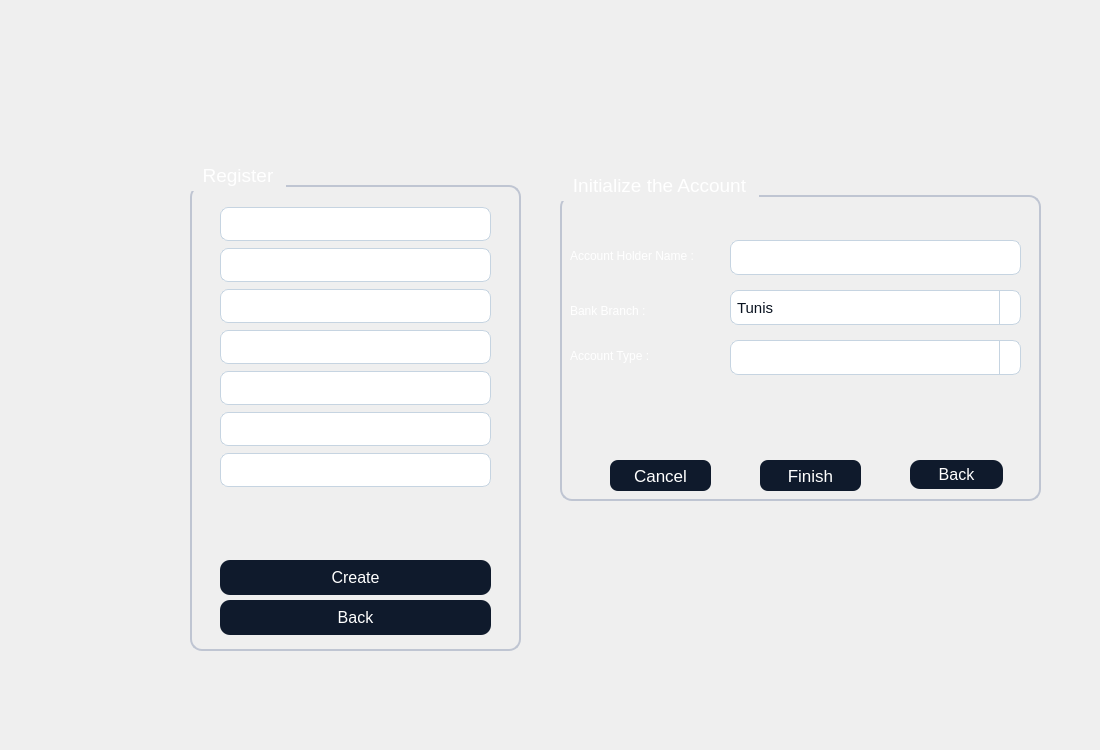
<?xml version="1.0" encoding="UTF-8"?>
<ui version="4.0">
 <class>addcustomer</class>
 <widget class="QDialog" name="addcustomer">
  <property name="geometry">
   <rect>
    <x>0</x>
    <y>0</y>
    <width>1100</width>
    <height>750</height>
   </rect>
  </property>
  <property name="windowTitle">
   <string>Dialog</string>
  </property>
  <property name="styleSheet">
   <string notr="true">QTableWidget {
    background-color: #1A2236;
    color: #FFFFFF;
    border: 1px solid #3A3F58;
    gridline-color: #3A3F58;
    font-family: &quot;Inter&quot;;
    font-size: 10pt;
    border-radius: 8px;
    selection-background-color: #0F5FFF;
    selection-color: #FFFFFF;
}

QHeaderView::section {
    background-color: #0F1A2C;
    color: #FFFFFF;
    border: 1px solid #3A3F58;
    padding: 4px;
    font-family: &quot;Montserrat SemiBold&quot;;
    font-size: 10pt;
}

QTableWidget::item:selected {
    background-color: #0F5FFF;
    color: #FFFFFF;
}
QGroupBox {
    border: 1.5px solid #BFC5D2;
    border-radius: 12px;
    margin-top: 25px;
    color: white;
    font-family: &quot;Segoe UI Semibold&quot;;
    font-size: 14pt;
}

QGroupBox::title {
    subcontrol-origin: margin;
    padding: 4px 10px;
}
QPushButton {
    background-color: #0F1A2C;
    color: #FFFFFF;
	border-color: rgb(0, 0, 0);
    border-radius: 10px;
    font-family: &quot;Montserrat SemiBold&quot;;
    font-size: 12pt;
    padding: 6px 12px;
}

QPushButton:hover {
    background-color: #1A2942;
}

QPushButton:pressed {
    background-color: #09111A;
}
QLineEdit {
    background-color: #FFFFFF;
    border: 1px solid #C6D4E1;
    border-radius: 8px;
    padding: 6px;
    color: #0A1320;
    font-family: &quot;Inter&quot;;
    font-size: 11pt;
}

QLineEdit:focus {
    border: 1px solid #00B4FF;
    background-color: #F8FBFF;
}
QComboBox {
    background-color: #FFFFFF;
    border: 1px solid #C6D4E1;
    border-radius: 8px;
    padding: 6px;
    color: #0A1320;
    font-family: &quot;Inter&quot;;
    font-size: 11pt;
}

QComboBox:focus {
    border: 1px solid #00B4FF;
    background-color: #F8FBFF;
}

QComboBox::drop-down {
    subcontrol-origin: padding;
    subcontrol-position: top right;
    width: 20px;
    border-left: 1px solid #C6D4E1;
}

QComboBox::down-arrow {
    
	image: url(:/new/prefix1/icon.png);
    width: 12px;
    height: 12px;
}
QDateEdit {
    background-color: #FFFFFF;
    border: 1px solid #C6D4E1;
    border-radius: 8px;
    padding: 6px;
    color: #0A1320;
    font-family: &quot;Inter&quot;;
    font-size: 11pt;
}

QDateEdit:focus {
    border: 1px solid #00B4FF;
    background-color: #F8FBFF;
}

QDateEdit::drop-down {
    subcontrol-origin: padding;
    subcontrol-position: top right;
    width: 20px;
    border-left: 1px solid #C6D4E1;
}

QDateEdit::down-arrow {
    image: url(:/new/prefix1/icon.png);
    width: 12px;
    height: 12px;
}
QDateEdit::up-arrow {
    
	image: url(:/new/prefix1/icon3.webp);
    width: 12px;
    height: 12px;
}

QTabWidget::pane {
    border: 1px solid #3A3F58;
    border-radius: 8px;
    background-color: #1A2236;
}

QTabBar::tab {
    background: #0F1A2C;
    color: #FFFFFF;
    border: 1px solid #3A3F58;
    border-bottom: none;
    border-top-left-radius: 8px;
    border-top-right-radius: 8px;
    padding: 8px 16px;
    font-family: &quot;Montserrat SemiBold&quot;;
    font-size: 10pt;
}

QTabBar::tab:selected {
    background: #0F5FFF;
    color: #FFFFFF;
}

QTabBar::tab:hover {
    background: #1A2942;
}</string>
  </property>
  <widget class="QLabel" name="label">
   <property name="geometry">
    <rect>
     <x>0</x>
     <y>0</y>
     <width>1100</width>
     <height>750</height>
    </rect>
   </property>
   <property name="styleSheet">
    <string notr="true">image: url(:/new/prefix1/bg.jpg);</string>
   </property>
   <property name="text">
    <string/>
   </property>
  </widget>
  <widget class="QGroupBox" name="gbox">
   <property name="geometry">
    <rect>
     <x>560</x>
     <y>170</y>
     <width>481</width>
     <height>331</height>
    </rect>
   </property>
   <property name="title">
    <string>Initialize the Account</string>
   </property>
   <widget class="QLabel" name="label_3">
    <property name="geometry">
     <rect>
      <x>10</x>
      <y>70</y>
      <width>161</width>
      <height>31</height>
     </rect>
    </property>
    <property name="styleSheet">
     <string notr="true">color: rgb(255, 255, 255);
</string>
    </property>
    <property name="text">
     <string>Account Holder Name :</string>
    </property>
   </widget>
   <widget class="QLineEdit" name="le11">
    <property name="geometry">
     <rect>
      <x>170</x>
      <y>70</y>
      <width>291</width>
      <height>35</height>
     </rect>
    </property>
   </widget>
   <widget class="QComboBox" name="box">
    <property name="geometry">
     <rect>
      <x>170</x>
      <y>170</y>
      <width>291</width>
      <height>35</height>
     </rect>
    </property>
   </widget>
   <widget class="QLabel" name="label_4">
    <property name="geometry">
     <rect>
      <x>10</x>
      <y>170</y>
      <width>101</width>
      <height>31</height>
     </rect>
    </property>
    <property name="styleSheet">
     <string notr="true">color: rgb(255, 255, 255);</string>
    </property>
    <property name="text">
     <string>Account Type :</string>
    </property>
   </widget>
   <widget class="QPushButton" name="back">
    <property name="geometry">
     <rect>
      <x>50</x>
      <y>290</y>
      <width>101</width>
      <height>31</height>
     </rect>
    </property>
    <property name="styleSheet">
     <string notr="true">background-color: #0F1A2C;
    color: #FFFFFF;
border-color: rgb(0, 0, 0);
    border-radius: 8px;
    font-family: &quot;Segoe UI Semibold&quot;;
    font-size: 13pt;</string>
    </property>
    <property name="text">
     <string>Cancel</string>
    </property>
   </widget>
   <widget class="QPushButton" name="finish">
    <property name="geometry">
     <rect>
      <x>200</x>
      <y>290</y>
      <width>101</width>
      <height>31</height>
     </rect>
    </property>
    <property name="styleSheet">
     <string notr="true">background-color: #0F1A2C;
    color: #FFFFFF;
border-color: rgb(0, 0, 0);
    border-radius: 8px;
    font-family: &quot;Segoe UI Semibold&quot;;
    font-size: 13pt;</string>
    </property>
    <property name="text">
     <string>Finish</string>
    </property>
   </widget>
   <widget class="QLabel" name="l2">
    <property name="geometry">
     <rect>
      <x>10</x>
      <y>220</y>
      <width>461</width>
      <height>61</height>
     </rect>
    </property>
    <property name="styleSheet">
     <string notr="true">color: rgb(170, 0, 0);
font: 700 14pt &quot;Segoe UI&quot;;</string>
    </property>
    <property name="text">
     <string/>
    </property>
   </widget>
   <widget class="QComboBox" name="box2">
    <property name="geometry">
     <rect>
      <x>170</x>
      <y>120</y>
      <width>291</width>
      <height>35</height>
     </rect>
    </property>
    <item>
     <property name="text">
      <string>Tunis</string>
     </property>
    </item>
    <item>
     <property name="text">
      <string>Ariana</string>
     </property>
    </item>
    <item>
     <property name="text">
      <string>Beja</string>
     </property>
    </item>
    <item>
     <property name="text">
      <string>Ben Arous</string>
     </property>
    </item>
    <item>
     <property name="text">
      <string>Bizerte</string>
     </property>
    </item>
    <item>
     <property name="text">
      <string>Jendouba</string>
     </property>
    </item>
    <item>
     <property name="text">
      <string>Kef</string>
     </property>
    </item>
    <item>
     <property name="text">
      <string>Manouba</string>
     </property>
    </item>
    <item>
     <property name="text">
      <string>Nabeul</string>
     </property>
    </item>
    <item>
     <property name="text">
      <string>Siliana</string>
     </property>
    </item>
    <item>
     <property name="text">
      <string>Sousse</string>
     </property>
    </item>
    <item>
     <property name="text">
      <string>Zaghouan</string>
     </property>
    </item>
    <item>
     <property name="text">
      <string>Kairouan</string>
     </property>
    </item>
    <item>
     <property name="text">
      <string>Kasserine</string>
     </property>
    </item>
    <item>
     <property name="text">
      <string>Mahdia</string>
     </property>
    </item>
    <item>
     <property name="text">
      <string>Monastir</string>
     </property>
    </item>
    <item>
     <property name="text">
      <string>Sidi Bouzid </string>
     </property>
    </item>
    <item>
     <property name="text">
      <string>Sfax</string>
     </property>
    </item>
    <item>
     <property name="text">
      <string>Gabes</string>
     </property>
    </item>
    <item>
     <property name="text">
      <string>Kebili</string>
     </property>
    </item>
    <item>
     <property name="text">
      <string>Medenine</string>
     </property>
    </item>
    <item>
     <property name="text">
      <string>Tataouine</string>
     </property>
    </item>
    <item>
     <property name="text">
      <string>Tozeur</string>
     </property>
    </item>
   </widget>
   <widget class="QLabel" name="label_5">
    <property name="geometry">
     <rect>
      <x>10</x>
      <y>130</y>
      <width>121</width>
      <height>21</height>
     </rect>
    </property>
    <property name="styleSheet">
     <string notr="true">color: rgb(255, 255, 255);
</string>
    </property>
    <property name="text">
     <string>Bank Branch :</string>
    </property>
   </widget>
   <widget class="QPushButton" name="b2">
    <property name="geometry">
     <rect>
      <x>350</x>
      <y>290</y>
      <width>93</width>
      <height>29</height>
     </rect>
    </property>
    <property name="text">
     <string>Back</string>
    </property>
   </widget>
  </widget>
  <widget class="QGroupBox" name="groupBox">
   <property name="geometry">
    <rect>
     <x>190</x>
     <y>160</y>
     <width>331</width>
     <height>491</height>
    </rect>
   </property>
   <property name="styleSheet">
    <string notr="true"/>
   </property>
   <property name="title">
    <string>Register</string>
   </property>
   <widget class="QWidget" name="verticalLayoutWidget">
    <property name="geometry">
     <rect>
      <x>10</x>
      <y>20</y>
      <width>311</width>
      <height>341</height>
     </rect>
    </property>
    <layout class="QVBoxLayout" name="verticalLayout_2" stretch="0,1,1,1,1,0,1">
     <property name="spacing">
      <number>0</number>
     </property>
     <property name="leftMargin">
      <number>20</number>
     </property>
     <property name="topMargin">
      <number>20</number>
     </property>
     <property name="rightMargin">
      <number>20</number>
     </property>
     <property name="bottomMargin">
      <number>20</number>
     </property>
     <item>
      <widget class="QLineEdit" name="le1_2">
       <property name="minimumSize">
        <size>
         <width>20</width>
         <height>20</height>
        </size>
       </property>
       <property name="styleSheet">
        <string notr="true"/>
       </property>
      </widget>
     </item>
     <item>
      <widget class="QLineEdit" name="le2_2">
       <property name="minimumSize">
        <size>
         <width>40</width>
         <height>20</height>
        </size>
       </property>
      </widget>
     </item>
     <item>
      <widget class="QLineEdit" name="le3_2">
       <property name="minimumSize">
        <size>
         <width>40</width>
         <height>20</height>
        </size>
       </property>
      </widget>
     </item>
     <item>
      <widget class="QLineEdit" name="le4_2">
       <property name="minimumSize">
        <size>
         <width>40</width>
         <height>20</height>
        </size>
       </property>
      </widget>
     </item>
     <item>
      <widget class="QLineEdit" name="le5_2">
       <property name="minimumSize">
        <size>
         <width>40</width>
         <height>20</height>
        </size>
       </property>
      </widget>
     </item>
     <item>
      <widget class="QLineEdit" name="le7_2">
       <property name="minimumSize">
        <size>
         <width>10</width>
         <height>20</height>
        </size>
       </property>
      </widget>
     </item>
     <item>
      <widget class="QLineEdit" name="le6_2">
       <property name="minimumSize">
        <size>
         <width>40</width>
         <height>20</height>
        </size>
       </property>
       <property name="echoMode">
        <enum>QLineEdit::EchoMode::Password</enum>
       </property>
      </widget>
     </item>
    </layout>
   </widget>
   <widget class="QLabel" name="l">
    <property name="geometry">
     <rect>
      <x>30</x>
      <y>340</y>
      <width>271</width>
      <height>51</height>
     </rect>
    </property>
    <property name="styleSheet">
     <string notr="true">color: rgb(170, 0, 0);
font: 700 14pt &quot;Segoe UI&quot;;</string>
    </property>
    <property name="text">
     <string/>
    </property>
   </widget>
   <widget class="QPushButton" name="btnback_2">
    <property name="geometry">
     <rect>
      <x>30</x>
      <y>440</y>
      <width>271</width>
      <height>35</height>
     </rect>
    </property>
    <property name="minimumSize">
     <size>
      <width>20</width>
      <height>35</height>
     </size>
    </property>
    <property name="text">
     <string>Back</string>
    </property>
   </widget>
   <widget class="QPushButton" name="btncreate_2">
    <property name="geometry">
     <rect>
      <x>30</x>
      <y>400</y>
      <width>271</width>
      <height>35</height>
     </rect>
    </property>
    <property name="minimumSize">
     <size>
      <width>0</width>
      <height>35</height>
     </size>
    </property>
    <property name="text">
     <string>Create</string>
    </property>
   </widget>
  </widget>
 </widget>
 <resources/>
 <connections/>
</ui>
